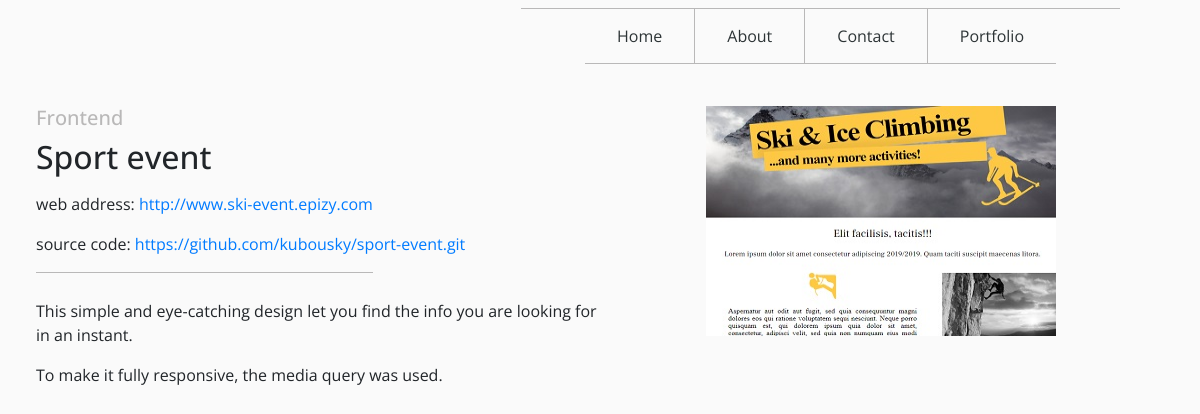
Page /1/sport-event/ on the committed database.
### portfolio/models.py (models this page shows, shortened)
class Project(models.Model):
    category = models.ForeignKey(Category,
                                    related_name='projects',
                                    on_delete=models.CASCADE)
    name = models.CharField(max_length=200, db_index=True)
    slug = models.SlugField(max_length=200, db_index=True)
    image = models.ImageField(upload_to='projects/%Y/%m/%d',
                                blank=True)
    description = models.TextField(blank=True)
    url = models.URLField(max_length=250, blank=True)
    repository = models.URLField(max_length=250)
    created = models.DateTimeField(auto_now_add=True)
    updated = models.DateTimeField(auto_now=True)
    class Meta:
        ordering = ('name',)
        index_together = (('id', 'slug'),)

class Category(models.Model):
    name = models.CharField(max_length=50, db_index=True)
    slug = models.SlugField(max_length=50, unique=True)
    image = models.ImageField(upload_to='categories/%Y/%m/%d',
                                blank=True)
    class Meta:
        ordering = ('name',)
        verbose_name = 'category'
        verbose_name_plural = 'categories'
    def __str__(self):
        return self.name
    def get_absolute_url(self):
        return reverse('portfolio:project_list_by_category',
                        args=[self.slug])

### portfolio/views.py (the view)
# urls.py: path('<int:id>/<slug:slug>/', never_cache(views.project_detail), name='project_detail'),
def project_detail(request, id, slug):
    project = get_object_or_404(Project,
                                id=id,
                                slug=slug)
    return render(request,
                    'portfolio/projects/detail.html',
                    {'project': project})

### portfolio/templates/portfolio/projects/detail.html (shortened to what this page needs)
{% extends "base.html" %}
{% load static %}
{% block content %}
    <div id="project-detail">
        <div id="text-detail">
            <h5><a href="{{ project.category.get_absolute_url }}">{{ project.category }}</a></h5>
            <h2>{{ project.name|linebreaks }}</h2>
            <p {% if project.url == '' %}class="hidden"{% endif %}>web address: <a href="{{ project.url }}">{{ project.url }}</a></p>
            <p>source code: <a href="{{ project.repository }}">{{ project.repository}}</a></p>
            <p class="p-detail"></p>
            {{ project.description|linebreaks }}
        </div>
        <div id="img-detail">
            <img src="{{ project.image.url }}" style="width:350px;height:230px;">
        </div>
    </div>
{% endblock %}

### portfolio/static/css/my_style.css (style rules this page uses)
html,body { font-family: 'Open Sans', sans-serif; background-color: #FAFAFA; min-height:100vh; overflow-x: hidden; }
#project-detail { margin-top: 30px; width: 85%; margin-left: 3%; overflow: hidden; padding-bottom: 20px; }
#text-detail { float: left; width: 55%; }
#text-detail p { white-space: normal; }
#text-detail p a { white-space: nowrap }
#text-detail h5 a { color: rgb(185, 184, 184); }
#text-detail .p-detail { width: 60%; border: solid rgb(185, 184, 184) 1.4px; border-left: none; border-right: none; border-bottom: none; padding-top: 10px; }
#img-detail { float: right; }

### rows in the picture
Project: category "Frontend", name "Sport event", url "http://www.ski-event.epizy.com", repository "https://github.com/kubousky/sport-event.git", description "This simple and eye-catching design let you find the info you are looking for in an instant. To make it fully responsive, the media query was used.", image (picture)
